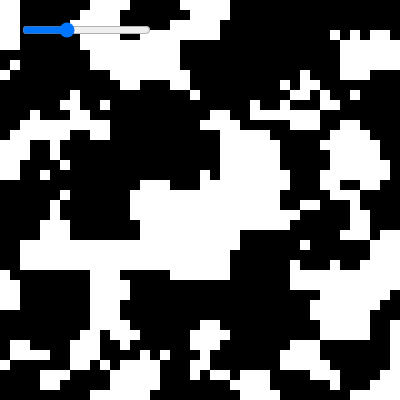
Frame 1 (no input)
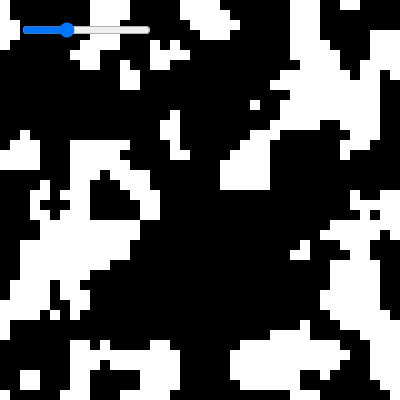
Frame 60 (no input)
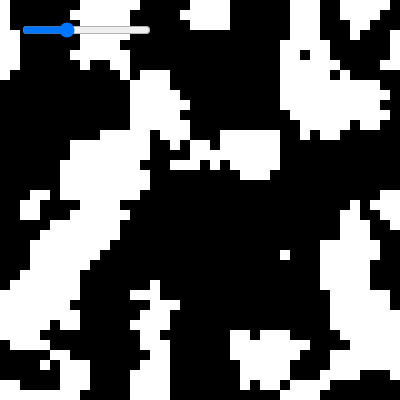
Frame 120 (the mouse pressed at the canvas centre since frame 60)

The p5.js sketch that drew these frames (run headless with seeded random() and noise() and a simulated clock; from frame 60 on, the mouse is pressed at the canvas centre):

// p5.js sketch
// ── sketch.js
// originally from https://genekogan.com/code/p5js-perlin-noise/

let t = 0.01
let xyt = 0.02 // whoah!
let slider

function setup() {
  createCanvas(400, 400);
  slider = createSlider(0.0005, 0.06, xyt, 0.0001);
  slider.position(20, 20);
  noStroke();
  frameRate(30)
  // noLoop()
}

function draw() {
  const xyt = slider.value()
  const cell = 10
  for (var x = 0; x < width; x += cell) {
    for (var y = 0; y < height; y += cell) {
      var c = 255 * noise(xyt * x, xyt * y, t); // xy = 2D + time , doh!
      const f = c <= 128 ? 'black' : 'white'
      fill(f);
      rect(x, y, cell, cell);
    }
  }
  t += 0.01
}
